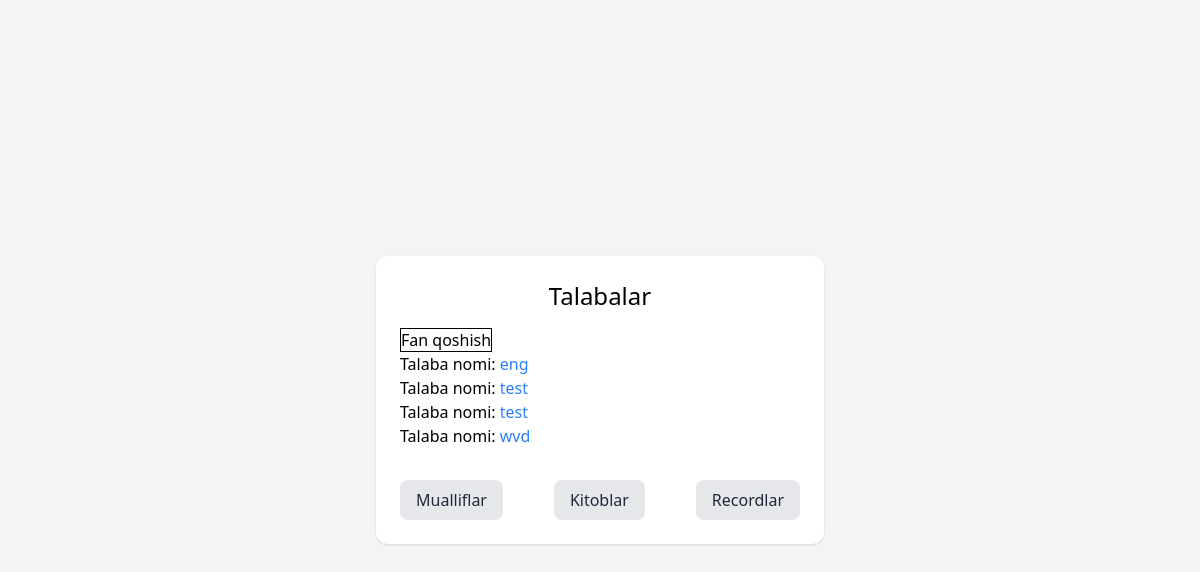
The page /fan/ on the database its author committed.
### Universitet/models.py (models this page shows, shortened)
class Fan(models.Model):
    test=models.CharField
    name=test(max_length=50)
    asosiy=models.BooleanField()
    yonalish=models.ForeignKey(
        Yonalish,
        on_delete=models.CASCADE
    )

### Universitet/views.py (the view)
# urls.py: path('fan/',fan),
def fan(request):
    fan=Fan.objects.all()
    context={
        'fan':fan,
    }
    return render(request,'fan.html',context)

### template/fan.html (shortened to what this page needs)
<!DOCTYPE html>
<html lang="en">
<head>
    <script src="https://cdn.jsdelivr.net/npm/@tailwindcss/browser@4"></script>
</head>
<body class="bg-gray-100 min-h-screen flex justify-center items-center">
<div class="bg-white p-6 rounded-xl shadow w-full max-w-md">
    <h1 class="text-2xl text-center mb-4">Talabalar</h1>
    <div>
        <a href="/qoshish/fan/" class="border">Fan qoshish</a>
    </div>
    {% for f in fan %}
    <p>
        <a href="/fan/{{ f.id }}" class="text-black">
           Talaba nomi: <span class="text-blue-500"> {{ f.name }}</span>
        </a>
    </p>
    {% endfor %}
    <div class="mt-8 flex justify-between">
            <a href="/"
               class="px-4 py-2 rounded-lg bg-gray-200 text-gray-800 hover:bg-gray-300 transition">
                Mualliflar
            </a>
            <a href="/kitoblar"
               class="px-4 py-2 rounded-lg bg-gray-200 text-gray-800 hover:bg-gray-300 transition">
                Kitoblar
            </a>
            <a href="/record"
               class="px-4 py-2 rounded-lg bg-gray-200 text-gray-800 hover:bg-gray-300 transition">
                Recordlar
            </a>
        </div>
</div>
</body>
</html>

### rows shown on the page
Fan: name "eng"
Fan: name "test"
Fan: name "test"
Fan: name "wvd"
